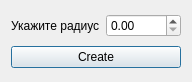
<?xml version="1.0" encoding="UTF-8"?>
<ui version="4.0">
 <class>CreateCircleDialog</class>
 <widget class="QDialog" name="CreateCircleDialog">
  <property name="geometry">
   <rect>
    <x>0</x>
    <y>0</y>
    <width>192</width>
    <height>82</height>
   </rect>
  </property>
  <property name="windowTitle">
   <string>Form</string>
  </property>
  <layout class="QGridLayout" name="gridLayout">
   <item row="0" column="0">
    <widget class="QLabel" name="labelManual">
     <property name="text">
      <string>Укажите радиус</string>
     </property>
    </widget>
   </item>
   <item row="0" column="1">
    <widget class="QDoubleSpinBox" name="doubleCircleBox"/>
   </item>
   <item row="1" column="0" colspan="2">
    <widget class="QPushButton" name="createButton">
     <property name="text">
      <string>Create</string>
     </property>
    </widget>
   </item>
  </layout>
 </widget>
 <resources/>
 <connections>
  <connection>
   <sender>createButton</sender>
   <signal>clicked()</signal>
   <receiver>CreateCircleDialog</receiver>
   <slot>accept()</slot>
   <hints>
    <hint type="sourcelabel">
     <x>128</x>
     <y>57</y>
    </hint>
    <hint type="destinationlabel">
     <x>128</x>
     <y>41</y>
    </hint>
   </hints>
  </connection>
 </connections>
</ui>
